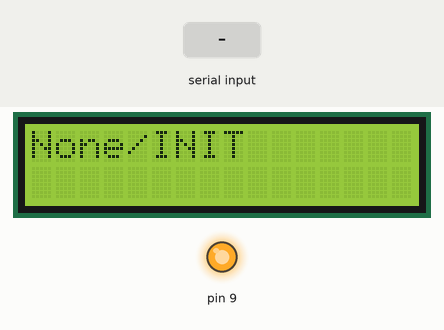
This sketch was run on a simulated Arduino Uno, built with avr-gcc and run on an emulated ATmega328P. On the bench: 16×2 character LCD, output pins drawn as LEDs (lit = HIGH). Inputs (shaded band) come from the test bench. What the sketch prints to the serial monitor is not drawn.

Above: at 1.2 s.
1.3 s: "1" received over the second serial link
At 2.1 s:
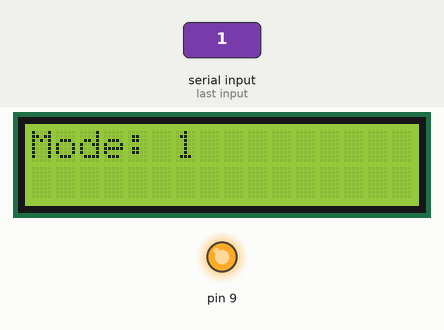
2.8 s: "2" received over the second serial link
At 3.2 s:
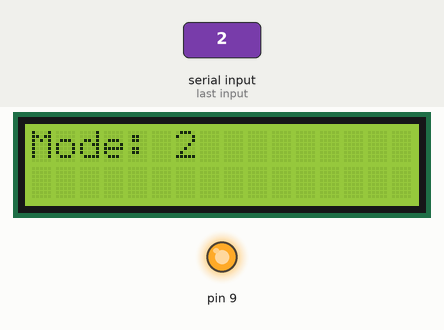
4.3 s: "0" received over the second serial link
At 5.7 s:
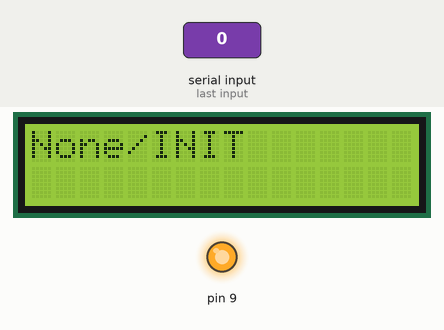
Timing chart, 0 to 7.3 s (numbered marks = the images above; inputs shaded):
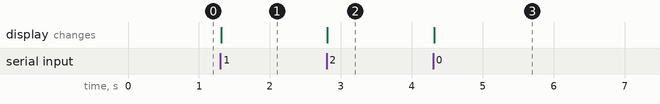

The sketch:

sketch_bluetooth_flutter.ino
```cpp
#include <SoftwareSerial.h>
#include <LCD_I2C.h>

//Serial pins RX | TX
SoftwareSerial BTSerial(10,11);

//Display
LCD_I2C lcd(0x27);

void lcdInit(LCD_I2C *lcd) {
  lcd->begin();
  lcd->backlight();
}

void testDisplay(LCD_I2C *lcd,char mode) {
  switch (mode) {
  case '1': {
    lcd->clear();
    lcd->println("Mode: 1");
    break;
    }
  case '2': {
    lcd->clear();
    lcd->println("Mode: 2");
    break;
  }
  case '3': {
    lcd->clear();
    lcd->println("Mode: 3");
    break;
  }
  case '4': {
    lcd->clear();
    lcd->println("Mode: 4");
    break;
  }
  default: {
    lcd->clear();
    lcd->println("None/INIT");
  }
  }
}

void setup() {
  lcdInit(&lcd);
  pinMode(9, OUTPUT); //<-- Connect Pin 9 to [ET] for configuration of the hc-05 moudle
  digitalWrite(9, HIGH);
  Serial.begin(38400);
  BTSerial.begin(38400);
  testDisplay(&lcd,'0');
}

void loop() {
  if (Serial.available()) {
      BTSerial.write(Serial.read());
    }

  if (BTSerial.available()) {
      char incomingChar = BTSerial.read();
      Serial.write(incomingChar);
      testDisplay(&lcd, incomingChar);
    }

}
```

Measured:
- after the input at 1.3 s, the display: changes at once (image 1)
- after the input at 2.8 s, the display: changes at once (image 2)
- after the input at 4.3 s, the display: changes at once (image 3)
